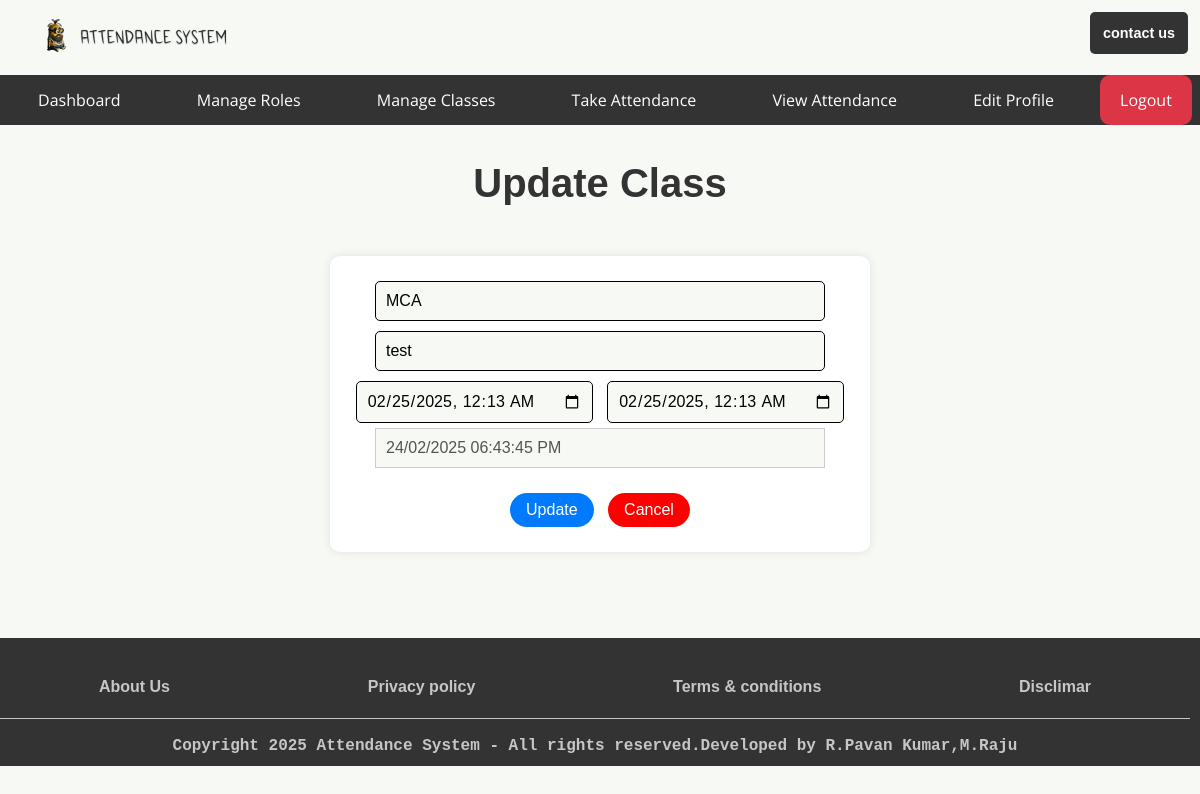
The app's page /admin/update/1 (signed in), older data.
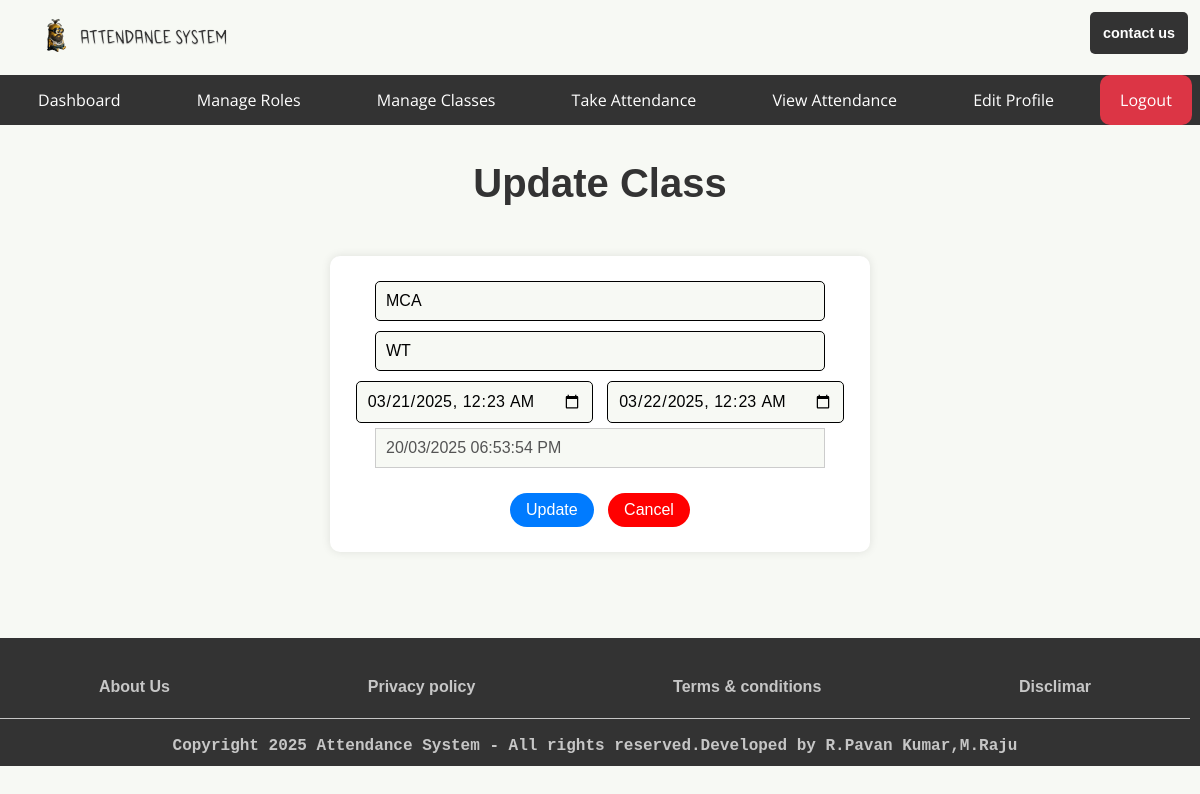
The same page, newer data.
### app.py (models this page shows, shortened)
class SubjectsClasses(db.Model):  # Renamed to SubjectsClasses
    id = db.Column(db.Integer, primary_key=True)
    Branch = db.Column(db.String(200), nullable=False)
    Subject = db.Column(db.String(200), nullable=False)
    Start_Time = db.Column(db.DateTime, nullable=False)
    End_Time = db.Column(db.DateTime, nullable=False)
    date_created = db.Column(db.DateTime, default=datetime.utcnow)
    completed = db.Column(db.Integer, default=0)

### app.py (the view, shortened to what this page needs)
@app.route('/<role>/update/<int:id>', methods=['GET', 'POST'])
@role_required(['admin', 'teacher'])  # Allow both admin and teacher to update
def update_class(role, id):
    subject = SubjectsClasses.query.get_or_404(id)  # Use get_or_404 for better error handling
    return render_template(f'auth/dashboards/{role}/update_class.html', subject=subject, role=role)

### app.py (called while the page is built)
def role_required(roles):
    if not isinstance(roles, list):
        roles = [roles]  # Ensure roles is a list
    def decorator(func):
        @wraps(func)
        def wrapper(*args, **kwargs):
            if 'username' not in session:
                return redirect(url_for('login'))
            user = User.query.filter_by(username=session['username']).first()
            if user.role not in roles:  # Check if the user's role is in the allowed roles list
                return redirect(url_for('index'))  # Redirect to the home page if unauthorized
            return func(*args, **kwargs)
        return wrapper
    return decorator

### templates/auth/dashboards/admin/update_class.html (shortened to what this page needs)
{% extends 'base/base_admin.html' %}
{% block body %}
<main>
    <h1>Update Class</h1>
    <div class="div-sec">
    <form action="" id="form-sec" method="POST">
        <input type="text" name="branch" id="text-sec" value="{{ subject.Branch }}" required />
        <input type="text" name="subject" id="text-sec" value="{{ subject.Subject }}" required />
        <input type="datetime-local" name="start_time" id="start_time" value="{{ subject.Start_Time.strftime('%Y-%m-%dT%H:%M') }}" required />
        <input type="datetime-local" name="end_time" id="end_time" value="{{ subject.End_Time.strftime('%Y-%m-%dT%H:%M') }}" required />
        <input type="text" name="date_created" value="{{ subject.date_created.strftime('%d/%m/%Y %I:%M:%S %p') }}" disabled />
        <input type="submit" value="Update" id="update" />
        <a href="{{ url_for('manage_classes', role=role) }}" class="delete">Cancel</a>
    </form>
</div>
</main>
{% endblock body %}

Row changes from the older to the newer data that the page shows:
changed SubjectsClasses "MCA": subject "test" → "WT"; start_time "02/25/2025 00:13" → "03/21/2025 00:23"; end_time "02/25/2025 00:13" → "03/22/2025 00:23"; date_created "24/02/2025 06:43:45 PM" → "20/03/2025 06:53:54 PM"
